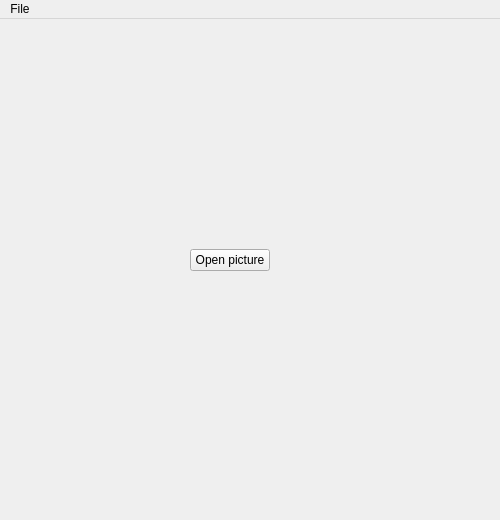
<?xml version="1.0" encoding="UTF-8"?>
<ui version="4.0">
 <class>MainWindow</class>
 <widget class="QMainWindow" name="MainWindow">
  <property name="geometry">
   <rect>
    <x>0</x>
    <y>0</y>
    <width>500</width>
    <height>520</height>
   </rect>
  </property>
  <property name="windowTitle">
   <string>MainWindow</string>
  </property>
  <widget class="QWidget" name="centralwidget">
   <widget class="QWidget" name="gridLayoutWidget">
    <property name="geometry">
     <rect>
      <x>150</x>
      <y>70</y>
      <width>160</width>
      <height>182</height>
     </rect>
    </property>
    <layout class="QGridLayout" name="gridLayout">
     <item row="1" column="0">
      <spacer name="horizontalSpacer">
       <property name="orientation">
        <enum>Qt::Horizontal</enum>
       </property>
       <property name="sizeHint" stdset="0">
        <size>
         <width>40</width>
         <height>20</height>
        </size>
       </property>
      </spacer>
     </item>
     <item row="1" column="1">
      <widget class="QPushButton" name="pushButton">
       <property name="text">
        <string>Open picture</string>
       </property>
      </widget>
     </item>
     <item row="0" column="1">
      <widget class="QLabel" name="label">
       <property name="text">
        <string/>
       </property>
      </widget>
     </item>
     <item row="1" column="2">
      <spacer name="horizontalSpacer_2">
       <property name="orientation">
        <enum>Qt::Horizontal</enum>
       </property>
       <property name="sizeHint" stdset="0">
        <size>
         <width>40</width>
         <height>20</height>
        </size>
       </property>
      </spacer>
     </item>
    </layout>
   </widget>
  </widget>
  <widget class="QMenuBar" name="menubar">
   <property name="geometry">
    <rect>
     <x>0</x>
     <y>0</y>
     <width>500</width>
     <height>21</height>
    </rect>
   </property>
   <widget class="QMenu" name="menuFile">
    <property name="title">
     <string>File</string>
    </property>
    <addaction name="actionOpen_picture"/>
   </widget>
   <addaction name="menuFile"/>
  </widget>
  <action name="actionOpen_picture">
   <property name="text">
    <string>Open picture</string>
   </property>
  </action>
 </widget>
 <resources/>
 <connections/>
</ui>
